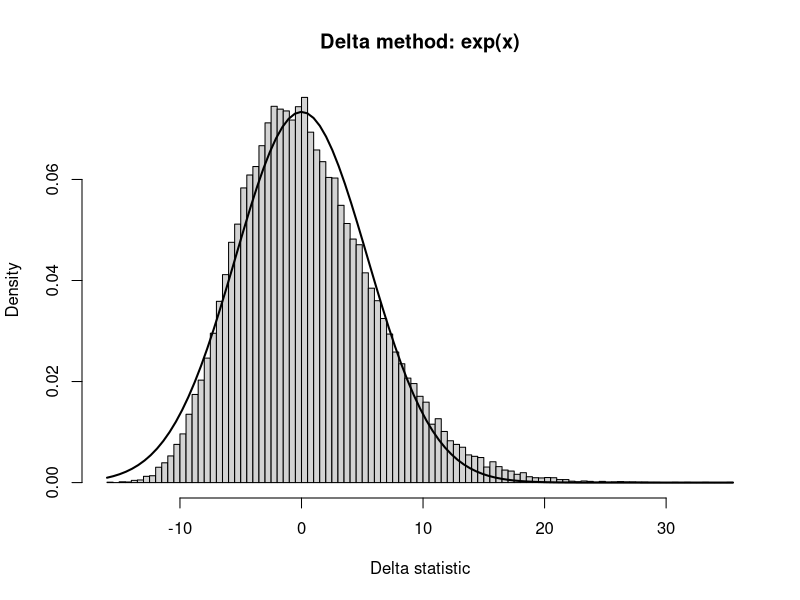
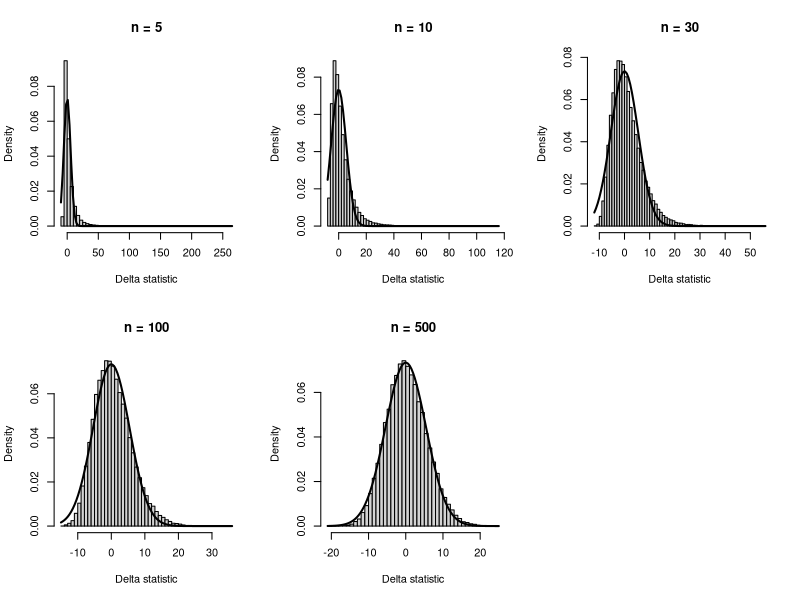
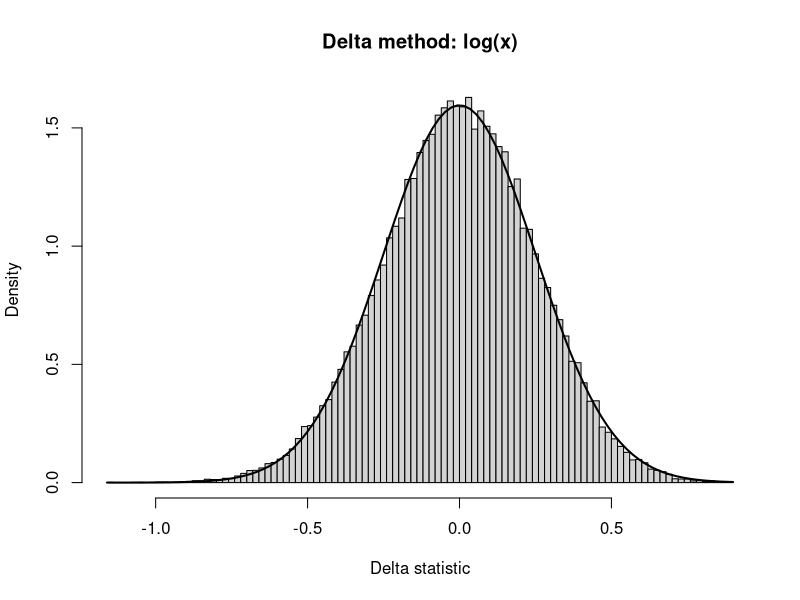
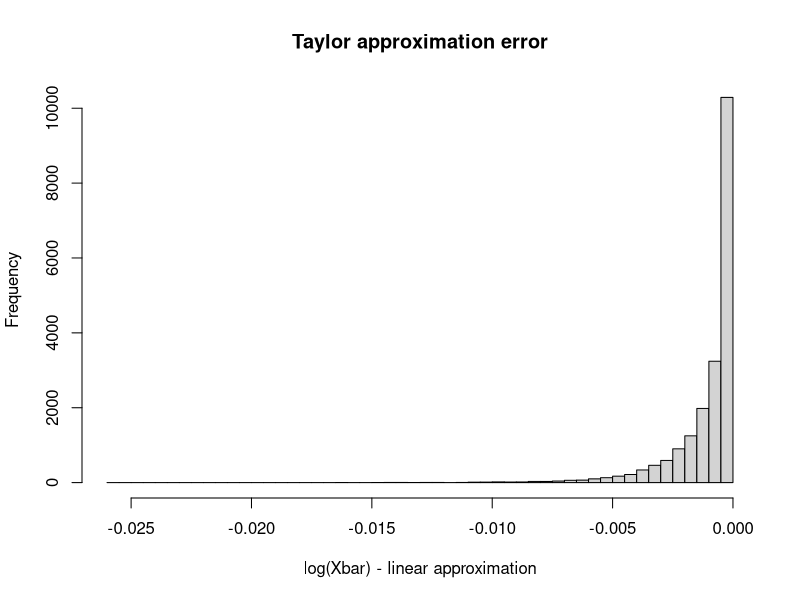
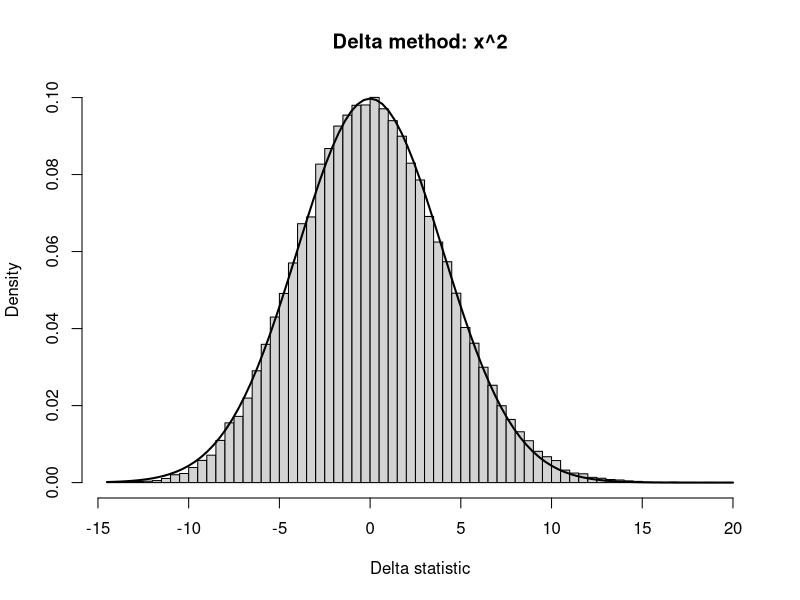

Here is the R script that generated these plots, in order:
# Session 2 — Sampling Distributions
# 02. DELTA METHOD
#
# If sqrt(n)(Y_n-theta) -> N(0,sigma^2), then
# sqrt(n)[g(Y_n)-g(theta)]
#     -> N(0, sigma^2 [g'(theta)]^2)

set.seed(123)

# ------------------------------------------------------------
# Example 1: g(x) = exp(x)
# X_i ~ N(mu,sigma^2), Y_n = Xbar
# mu=1, sigma=2
# Predicted asymptotic SD = sigma*exp(mu)
# ------------------------------------------------------------

B <- 50000
n <- 100
mu <- 1
sigma <- 2

xbar <- replicate(B, mean(rnorm(n, mu, sigma)))
delta_stat <- sqrt(n)*(exp(xbar)-exp(mu))

hist(delta_stat, breaks=80, probability=TRUE,
     main="Delta method: exp(x)", xlab="Delta statistic")
curve(dnorm(x, 0, sigma*exp(mu)), add=TRUE, lwd=2)

cat("Empirical mean: ",mean(delta_stat),"\n")
cat("Empirical SD:   ",sd(delta_stat),"\n")
cat("Predicted SD:   ",sigma*exp(mu),"\n")

# Convergence with n
par(mfrow=c(2,3))
for (n in c(5,10,30,100,500)) {
  xbar <- replicate(B, mean(rnorm(n,mu,sigma)))
  z <- sqrt(n)*(exp(xbar)-exp(mu))
  hist(z, breaks=60, probability=TRUE,
       main=paste("n =",n), xlab="Delta statistic")
  curve(dnorm(x,0,sigma*exp(mu)), add=TRUE, lwd=2)
}
par(mfrow=c(1,1))

# ------------------------------------------------------------
# Example 2: g(x) = log(x)
# mu=4, sigma=1
# g'(mu)=1/mu
# Predicted asymptotic SD = sigma/mu = 0.25
# ------------------------------------------------------------

B <- 50000
n <- 100
mu <- 4
sigma <- 1

xbar <- replicate(B, mean(rnorm(n,mu,sigma)))
z <- sqrt(n)*(log(xbar)-log(mu))

hist(z, breaks=80, probability=TRUE,
     main="Delta method: log(x)", xlab="Delta statistic")
curve(dnorm(x,0,sigma/mu), add=TRUE, lwd=2)

cat("Empirical mean: ",mean(z),"\n")
cat("Empirical SD:   ",sd(z),"\n")
cat("Predicted SD:   ",sigma/mu,"\n")

# ------------------------------------------------------------
# Taylor approximation:
# g(Xbar) ≈ g(mu) + g'(mu)(Xbar-mu)
# ------------------------------------------------------------

B <- 20000
for (n in c(5,10,30,100,500)) {
  xbar <- replicate(B, mean(rnorm(n,mu,sigma)))
  actual <- log(xbar)
  linear <- log(mu)+(xbar-mu)/mu
  error <- actual-linear
  cat("n =",n," SD of Taylor error =",sd(error),"\n")
}

# Visualize error
n <- 30
xbar <- replicate(B, mean(rnorm(n,mu,sigma)))
error <- log(xbar)-(log(mu)+(xbar-mu)/mu)

hist(error, breaks=60,
     main="Taylor approximation error",
     xlab="log(Xbar) - linear approximation")

# ------------------------------------------------------------
# Example 3: g(x)=x^2
# mu=2, sigma=1
# g'(mu)=4, predicted SD = 4
# ------------------------------------------------------------

B <- 50000
n <- 100
mu <- 2
sigma <- 1

xbar <- replicate(B, mean(rnorm(n,mu,sigma)))
z2 <- sqrt(n)*(xbar^2-mu^2)

hist(z2, breaks=80, probability=TRUE,
     main="Delta method: x^2", xlab="Delta statistic")
curve(dnorm(x,0,2*abs(mu)*sigma), add=TRUE, lwd=2)

cat("Empirical SD: ",sd(z2),"\n")
cat("Predicted SD: ",2*abs(mu)*sigma,"\n")

# Hands-on:
# Try g(x)=sqrt(x), g(x)=1/x, or g(x)=log(x).
# Try smaller n and inspect when the approximation is poor.
# Try g'(theta)=0 and discuss why the first-order delta method
# then gives a degenerate limit.
